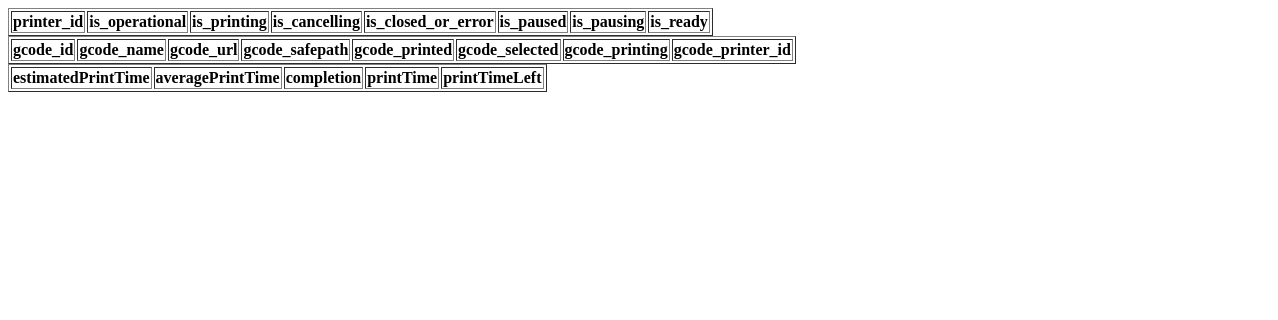
/develop/all_data/, run on an earlier commit of the app's database.
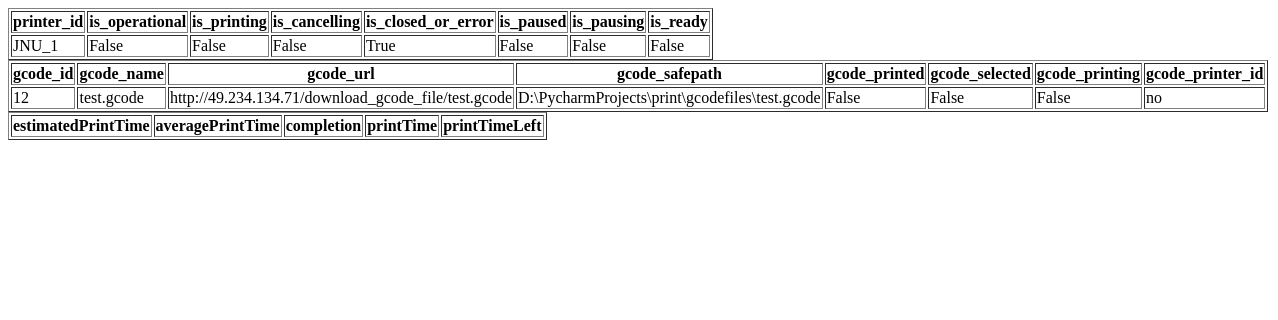
And on a later commit of the database.
### chat/models.py (models this page shows)
class Printer(models.Model):
    printer_id = models.CharField(max_length=100, primary_key=True)
    current_print = models.OneToOneField(to='Print', on_delete=models.SET_NULL, null=True, blank=True,
                                         related_name='not_used')
    operational = models.BooleanField(null=False, blank=False, default=False)
    printing = models.BooleanField(null=False, blank=False, default=False)
    cancelling = models.BooleanField(null=False, blank=False, default=False)
    pausing = models.BooleanField(null=False, blank=False, default=False)
    resuming = models.BooleanField(null=False, blank=False, default=False)
    finishing = models.BooleanField(null=False, blank=False, default=False)
    closedOrError = models.BooleanField(null=False, blank=False, default=True)
    error = models.BooleanField(null=False, blank=False, default=False)
    paused = models.BooleanField(null=False, blank=False, default=False)
    ready = models.BooleanField(null=False, blank=False, default=False)
    tool0_temperature = models.IntegerField(null=True, blank=True, default=0)
    tool1_temperature = models.IntegerField(null=True, blank=True, default=0)
    bed_temperature = models.IntegerField(null=True, blank=True, default=0)

### app/models.py (models this page shows)
class GcodeFile(models.Model):
    gcode_id = models.AutoField(primary_key=True)
    gcode_name = models.CharField(max_length=100)
    gcode_url = models.URLField(max_length=100)
    gcode_safepath = models.CharField(max_length=100)
    gcode_printed = models.BooleanField(default=False)
    gcode_selected = models.BooleanField(default=False)
    gcode_printing = models.BooleanField(default=False)
    gcode_printer_id = models.CharField(max_length=100, blank=True, null=True, default='no')
    gcode_printfailed = models.BooleanField(default=False)

### app/views.py (the view)
# urls.py: path('develop/all_data/', views.get_all_model),
def get_all_model(request):
    if request.method == 'GET':
        printer_state = Printer.objects.all()
        gcodefile = GcodeFile.objects.all()
        print_job = Print.objects.all()
        return render(request, 'develop.html', locals())

### app/templates/develop.html (shortened to what this page needs)
<!DOCTYPE html>
<html lang="en">
<head>
</head>
<body>
<table border="1">
    <thread>
        <tr>
            <th>printer_id</th>
            <th>is_operational</th>
            <th>is_printing</th>
            <th>is_cancelling</th>
            <th>is_closed_or_error</th>
            <th>is_paused</th>
            <th>is_pausing</th>
            <th>is_ready</th>
        </tr>
    </thread>
    {% for printer in printer_state %}
        <tr>
            <td>{{ printer.printer_id }}</td>
            <td>{{ printer.operational }}</td>
            <td>{{ printer.printing }}</td>
            <td>{{ printer.cancelling }}</td>
            <td>{{ printer.closedOrError }}</td>
            <td>{{ printer.paused }}</td>
            <td>{{ printer.pausing }}</td>
            <td>{{ printer.ready }}</td>
        </tr>
    {% endfor %}
</table>
<table border="1">
    <thread>
        <tr>
            <th>gcode_id</th>
            <th>gcode_name</th>
            <th>gcode_url</th>
            <th>gcode_safepath</th>
            <th>gcode_printed</th>
            <th>gcode_selected</th>
            <th>gcode_printing</th>
            <th>gcode_printer_id</th>
        </tr>
    </thread>
    {% for gcodefile in gcodefile %}
        <tr>
            <td>{{ gcodefile.gcode_id }}</td>
            <td>{{ gcodefile.gcode_name }}</td>
            <td>{{ gcodefile.gcode_url }}</td>
            <td>{{ gcodefile.gcode_safepath }}</td>
            <td>{{ gcodefile.gcode_printed }}</td>
            <td>{{ gcodefile.gcode_selected }}</td>
            <td>{{ gcodefile.gcode_printing }}</td>
            <td>{{ gcodefile.gcode_printer_id }}</td>
        </tr>
    {% endfor %}
</table>
<table border="1">
    <thread>
        <tr>
            <th>estimatedPrintTime</th>
            <th>averagePrintTime</th>
            <th>completion</th>
            <th>printTime</th>
            <th>printTimeLeft</th>
        </tr>
    </thread>
</table>
</body>
</html>

What changed in the data, as far as the page shows it:
added Printer: printer_id "JNU_1", operational "False", printing "False", cancelling "False", closedOrError "True", paused "False", pausing "False", ready "False"
added GcodeFile: gcode_id "12", gcode_name "test.gcode", gcode_url "http://49.234.134.71/download_gcode_file/test.gcode", gcode_safepath "D:\\PycharmProjects\\print\\gcodefiles\\test.gcode", gcode_printed "False", gcode_selected "False", gcode_printing "False", gcode_printer_id "no"
